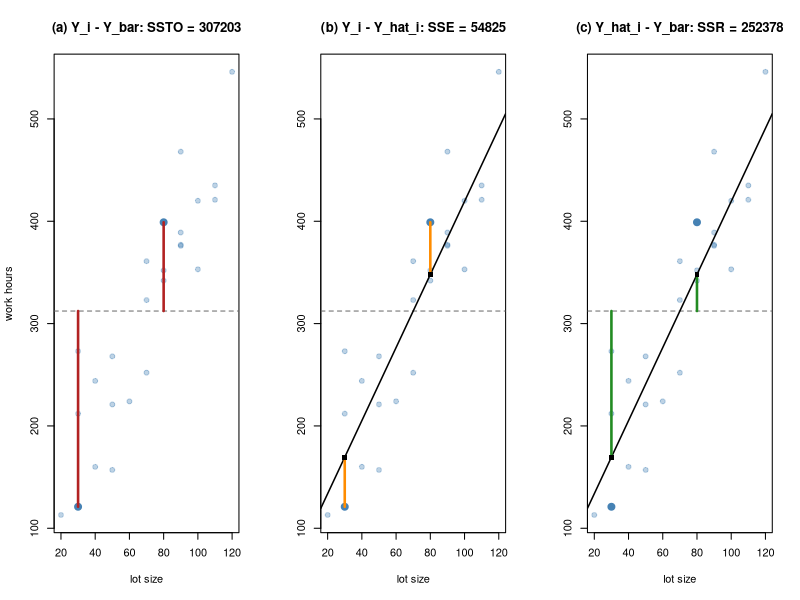

Reproduce this figure in R.
# Partition of the total deviation Y_i - Y_bar into Y_i - Y_hat_i and Y_hat_i - Y_bar (Toluca data).
x <- c(80, 30, 50, 90, 70, 60, 120, 80, 100, 50, 40, 70, 90, 20, 110, 100, 30, 50, 90, 110, 30, 90, 40, 80, 70)
y <- c(399, 121, 221, 376, 361, 224, 546, 352, 353, 157, 160, 252, 389, 113, 435, 420, 212, 268, 377, 421, 273,
       468, 244, 342, 323)

fit <- lm(y ~ x)
tab <- anova(fit)
print(tab)
ssr <- tab[["Sum Sq"]][1]
sse <- tab[["Sum Sq"]][2]
ssto <- ssr + sse
ybar <- mean(y)
yhat <- fitted(fit)
pick <- c(1, 2)   # the lots (80, 399) and (30, 121)

titles <- c(sprintf("(a) Y_i - Y_bar: SSTO = %.0f", ssto),
            sprintf("(b) Y_i - Y_hat_i: SSE = %.0f", sse),
            sprintf("(c) Y_hat_i - Y_bar: SSR = %.0f", ssr))
op <- par(mfrow = c(1, 3))
for (k in 1:3) {
  plot(x, y, pch = 19, col = adjustcolor("steelblue", 0.35), xlab = "lot size",
       ylab = if (k == 1) "work hours" else "", main = titles[k])
  abline(h = ybar, lty = 2, col = "gray40")
  if (k > 1) abline(fit, lwd = 1.5)
  points(x[pick], y[pick], pch = 19, col = "steelblue", cex = 1.4)
  if (k == 1) {
    segments(x[pick], ybar, x[pick], y[pick], col = "firebrick", lwd = 2.5)
  } else if (k == 2) {
    segments(x[pick], yhat[pick], x[pick], y[pick], col = "darkorange", lwd = 2.5)
    points(x[pick], yhat[pick], pch = 15)
  } else {
    segments(x[pick], ybar, x[pick], yhat[pick], col = "forestgreen", lwd = 2.5)
    points(x[pick], yhat[pick], pch = 15)
  }
}
par(op)
